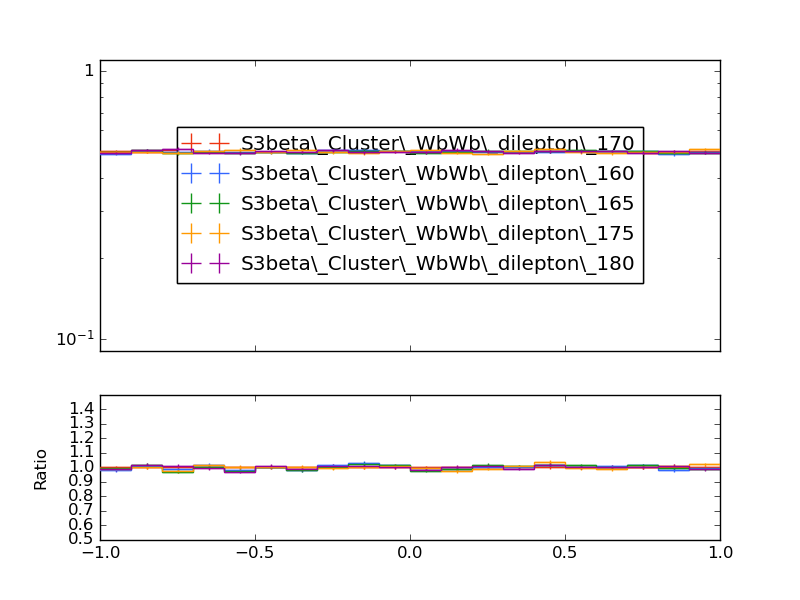

Source code (Python):
#! /usr/bin/env python

# This Python script was auto-generated using YODA v2.0.1.
# Analysis object: /WbWb_dilepton/el_phi_presel
# Timestamp: 27-02-2025 (11:02:16)

import matplotlib as mpl
import matplotlib.pyplot as plt
mpl.use('Agg') # comment out for interactive use
import os
import numpy as np

plotDir = os.path.split(os.path.realpath(__file__))[0]
if 'YODA_USER_PLOT_PATH' in globals():
    plot_outdir = globals()['YODA_USER_PLOT_PATH']
else:
    plot_outdir = plotDir

#plot style
plt.style.use(os.path.join(plotDir, '../default.mplstyle'))

plt.rcParams['text.usetex'] = False
plt.style.use(['classic'])
plt.rc('font', family='DejaVu Sans')
# plot metadata
figW, figH = plt.rcParams['figure.figsize']
ax_xLabel = r''
ax_yLabel = r''
ax_title  = r''
ax_xScale = 'linear'
ax_yScale = 'log'
xLims = (-1.0, 1.0)
yLims = (0.09000000000000001, 1.1)

# TeX-friendly labels for the legend
labels = {
    'legend' : ([ r"S3beta\_Cluster\_WbWb\_dilepton\_170", r"S3beta\_Cluster\_WbWb\_dilepton\_160", r"S3beta\_Cluster\_WbWb\_dilepton\_165", r"S3beta\_Cluster\_WbWb\_dilepton\_175", r"S3beta\_Cluster\_WbWb\_dilepton\_180" ], r""),
}

# Adjust canvas width and height
canvasW = 10.0
canvasH = 9.0
figW *= canvasW/10.
figH *= canvasH/9.

# Create figure and axis objects
fig, (ax, ratio0_ax) = plt.subplots(2, 1, sharex=True,
                  figsize=(figW,figH), gridspec_kw={'height_ratios': (6.0, 3.0)})

# Set figure margins
plt.subplots_adjust(
    left   = 1.0 * plt.rcParams['figure.subplot.left'],
    right  = 1.0 * plt.rcParams['figure.subplot.right'],
    top    = 1.0 * plt.rcParams['figure.subplot.top'],
    bottom = 1.0 * plt.rcParams['figure.subplot.bottom'])

ratio0_ax.yaxis.set_major_locator(mpl.ticker.MultipleLocator(0.1))
ratio0_ax.set_ylim(0.5, 1.4999)
ratio0_ax.set_ylabel('Ratio')

# the numerical data is stored in a separate file
dataf = dict()
prefix = os.path.split(__file__)[0]
if prefix:    prefix = prefix + '/'
exec(open(prefix+'el_phi_presel__data.py').read(), dataf)


legend_handles = dict() # keep track of handles for the legend

# style options for curves
# starts at zorder>=5 to draw curve on top of legend
styles = {
  'S3beta_Cluster_WbWb_dilepton_170.yoda.gz': {
    'color' : '#EE3311',
    'linestyle' : '-',
    'linewidth' : 1,
    'marker' : 'none',
    'markersize' : 2,
    'capsize' : 0.0,
    'zorder' : 5,
    'histstyle' : 1,
    'drawstyle' : 'steps-pre',
    'xerrorbars' : 1,
    'yerrorbars' : 1,
    'fillcolor' : None,
    'fillopacity' : 1.0,
    'ratio0_linestyle' : '-',
    'ratio0_linewidth' : 1,
    'ratio0_marker' : 'none',
    'ratio0_markersize' : 2,
    'ratio0_capsize' : 0.0,
    'ratio0_zorder' : 5,
    'ratio0_histstyle' : 1,
    'ratio0_drawstyle' : 'steps-pre',
    'ratio0_xerrorbars' : 1,
    'ratio0_yerrorbars' : 1,
  },
  'S3beta_Cluster_WbWb_dilepton_160.yoda.gz': {
    'color' : '#3366FF',
    'linestyle' : '-',
    'linewidth' : 1,
    'marker' : 'none',
    'markersize' : 2,
    'capsize' : 0.0,
    'zorder' : 6,
    'histstyle' : 1,
    'drawstyle' : 'steps-pre',
    'xerrorbars' : 1,
    'yerrorbars' : 1,
    'fillcolor' : None,
    'fillopacity' : 1.0,
    'ratio0_linestyle' : '-',
    'ratio0_linewidth' : 1,
    'ratio0_marker' : 'none',
    'ratio0_markersize' : 2,
    'ratio0_capsize' : 0.0,
    'ratio0_zorder' : 6,
    'ratio0_histstyle' : 1,
    'ratio0_drawstyle' : 'steps-pre',
    'ratio0_xerrorbars' : 1,
    'ratio0_yerrorbars' : 1,
  },
  'S3beta_Cluster_WbWb_dilepton_165.yoda.gz': {
    'color' : '#109618',
    'linestyle' : '-',
    'linewidth' : 1,
    'marker' : 'none',
    'markersize' : 2,
    'capsize' : 0.0,
    'zorder' : 7,
    'histstyle' : 1,
    'drawstyle' : 'steps-pre',
    'xerrorbars' : 1,
    'yerrorbars' : 1,
    'fillcolor' : None,
    'fillopacity' : 1.0,
    'ratio0_linestyle' : '-',
    'ratio0_linewidth' : 1,
    'ratio0_marker' : 'none',
    'ratio0_markersize' : 2,
    'ratio0_capsize' : 0.0,
    'ratio0_zorder' : 7,
    'ratio0_histstyle' : 1,
    'ratio0_drawstyle' : 'steps-pre',
    'ratio0_xerrorbars' : 1,
    'ratio0_yerrorbars' : 1,
  },
  'S3beta_Cluster_WbWb_dilepton_175.yoda.gz': {
    'color' : '#FF9900',
    'linestyle' : '-',
    'linewidth' : 1,
    'marker' : 'none',
    'markersize' : 2,
    'capsize' : 0.0,
    'zorder' : 8,
    'histstyle' : 1,
    'drawstyle' : 'steps-pre',
    'xerrorbars' : 1,
    'yerrorbars' : 1,
    'fillcolor' : None,
    'fillopacity' : 1.0,
    'ratio0_linestyle' : '-',
    'ratio0_linewidth' : 1,
    'ratio0_marker' : 'none',
    'ratio0_markersize' : 2,
    'ratio0_capsize' : 0.0,
    'ratio0_zorder' : 8,
    'ratio0_histstyle' : 1,
    'ratio0_drawstyle' : 'steps-pre',
    'ratio0_xerrorbars' : 1,
    'ratio0_yerrorbars' : 1,
  },
  'S3beta_Cluster_WbWb_dilepton_180.yoda.gz': {
    'color' : '#990099',
    'linestyle' : '-',
    'linewidth' : 1,
    'marker' : 'none',
    'markersize' : 2,
    'capsize' : 0.0,
    'zorder' : 9,
    'histstyle' : 1,
    'drawstyle' : 'steps-pre',
    'xerrorbars' : 1,
    'yerrorbars' : 1,
    'fillcolor' : None,
    'fillopacity' : 1.0,
    'ratio0_linestyle' : '-',
    'ratio0_linewidth' : 1,
    'ratio0_marker' : 'none',
    'ratio0_markersize' : 2,
    'ratio0_capsize' : 0.0,
    'ratio0_zorder' : 9,
    'ratio0_histstyle' : 1,
    'ratio0_drawstyle' : 'steps-pre',
    'ratio0_xerrorbars' : 1,
    'ratio0_yerrorbars' : 1,
  },
}

# curve from input yoda files in main panel
for label, yvals in dataf['yvals'].items():
    if all(np.isnan(v) for v in dataf['yvals'][label]):
        continue
    tmp = None
    if styles[label]['histstyle']: # draw as histogram
        xpos = dataf['xedges'][label] if styles[label]['drawstyle'] else dataf['xpoints'][label]
        ypos = np.insert(yvals, 0, yvals[0]) if styles[label]['drawstyle'] else yvals
        if styles[label]['fillcolor']: # fill area below curve
            ax.fill_between(xpos, ypos, step='pre',
                            color=styles[label]['fillcolor'],
                            alpha=styles[label]['fillopacity'])
        tmp, = ax.plot(xpos, ypos,
                       color=styles[label]['color'],
                       linestyle=styles[label]['linestyle'],
                       linewidth=styles[label]['linewidth'],
                       drawstyle=styles[label]['drawstyle'], solid_joinstyle='miter',
                       zorder=styles[label]['zorder'], label=label)
    tmp = ax.errorbar(dataf['xpoints'][label], yvals,
                      xerr=np.array(dataf['xerrs'][label])*styles[label]['xerrorbars'],
                      yerr=np.array(dataf['yerrs'][label])*styles[label]['yerrorbars'],
                      fmt=styles[label]['marker'], capsize=styles[label]['capsize'],
                      markersize=styles[label]['markersize'],
                      ecolor=styles[label]['color'],
                      color=styles[label]['color'], zorder=styles[label]['zorder'])
    tmp[-1][0].set_linestyle(styles[label]['linestyle'])
    tmp[-1][0].set_linewidth(styles[label]['linewidth'])
    if label in dataf['add_legend_handle']:  legend_handles[label] = tmp
    for varLabel in dataf['variation_yvals'].keys():
        if varLabel.startswith(label):
            tmp, = ax.plot(dataf['xedges'][label], dataf['variation_yvals'][varLabel],
                           color=styles[label]['color'],
                           linestyle=styles[label]['linestyle'],
                           linewidth=styles[label]['linewidth'],
                           drawstyle='steps-pre', solid_joinstyle='miter',
                           zorder=styles[label]['zorder'], alpha=0.5)


# plots on ratio panel
# curve from input yoda files in ratio panel
for label, yvals in dataf['ratio0_yvals'].items():
    if all(np.isnan(v) for v in yvals):
        continue
    if styles[label]['ratio0_histstyle']: # plot as histogram
        xpos = dataf['xedges']['S3beta_Cluster_WbWb_dilepton_170.yoda.gz'] if styles[label]['ratio0_drawstyle'] else dataf['xpoints']['S3beta_Cluster_WbWb_dilepton_170.yoda.gz']
        ypos = np.insert(yvals, 0, yvals[0]) if styles[label]['ratio0_drawstyle'] else yvals
        ratio0_ax.plot(xpos, ypos,
                       color=styles[label]['color'],
                       linewidth=styles[label]['linewidth'],
                       linestyle=styles[label]['ratio0_linestyle'],
                       drawstyle=styles[label]['ratio0_drawstyle'], zorder=styles[label]['zorder'],
                       solid_joinstyle='miter')
    tmp = ratio0_ax.errorbar(dataf['xpoints']['S3beta_Cluster_WbWb_dilepton_170.yoda.gz'], yvals,
                             xerr=np.array(dataf['ref_xerrs'])*styles[label]['ratio0_xerrorbars'],
                             yerr=np.array(dataf['ratio0_yerrs'][label])*styles[label]['ratio0_yerrorbars'],
                             fmt=styles[label]['ratio0_marker'], capsize=styles[label]['ratio0_capsize'],
                             markersize=styles[label]['ratio0_markersize'],
                             ecolor=styles[label]['color'],
                             color=styles[label]['color'])
    tmp[-1][0].set_linestyle(styles[label]['ratio0_linestyle'])
    tmp[-1][0].set_linewidth(styles[label]['ratio0_linewidth'])

    for varlabel in dataf['ratio0_variation_vals'].keys():
        if varlabel.startswith(label):
            ratio0_ax.plot(dataf['xedges']['S3beta_Cluster_WbWb_dilepton_170.yoda.gz'],
                            dataf['ratio0_variation_vals'][varlabel],
                            color=styles[label]['color'],
                            linestyle=styles[label]['linestyle'],
                            linewidth=styles[label]['linewidth'],
                            drawstyle='steps-pre', solid_joinstyle='miter',
                            zorder=1, alpha=0.5)

legend_items = list(legend_handles.values())
ax.add_artist(ax.legend(legend_items,
                        labels['legend'][0],
                        title=labels['legend'][1],
                        alignment='left',
                        loc='center',
                        bbox_to_anchor=(0.5, 0.5)))

# set plot metadata as defined above
ratio0_ax.set_xlabel(ax_xLabel)
ratio0_ax.xaxis.set_label_coords(1., -0.15)
ax.set_ylabel(ax_yLabel, ha='right', va='top')
ax.yaxis.set_label_coords(-0.11, 1.0)
ax.set_title(ax_title, loc='left')
ax.set_xscale(ax_xScale)
ax.set_yscale(ax_yScale)
ax.set_xlim(xLims)
ax.set_ylim(yLims)

# tick formatting
plt.rcParams['xtick.top'] = True
plt.rcParams['ytick.right'] = True
ax.yaxis.set_major_locator(mpl.ticker.LogLocator(base=10.0, numticks=np.inf))
ax.yaxis.set_minor_locator(mpl.ticker.LogLocator(
                           base=10.0, subs=np.arange(0.1, 1, 0.1), numticks=np.inf))
fig.align_ylabels((ax, ratio0_ax))
plt.savefig(os.path.join(plot_outdir, 'el_phi_presel.pdf'), format='PDF')
plt.savefig(os.path.join(plot_outdir, 'el_phi_presel.png'), format='PNG')

plt.close(fig)
